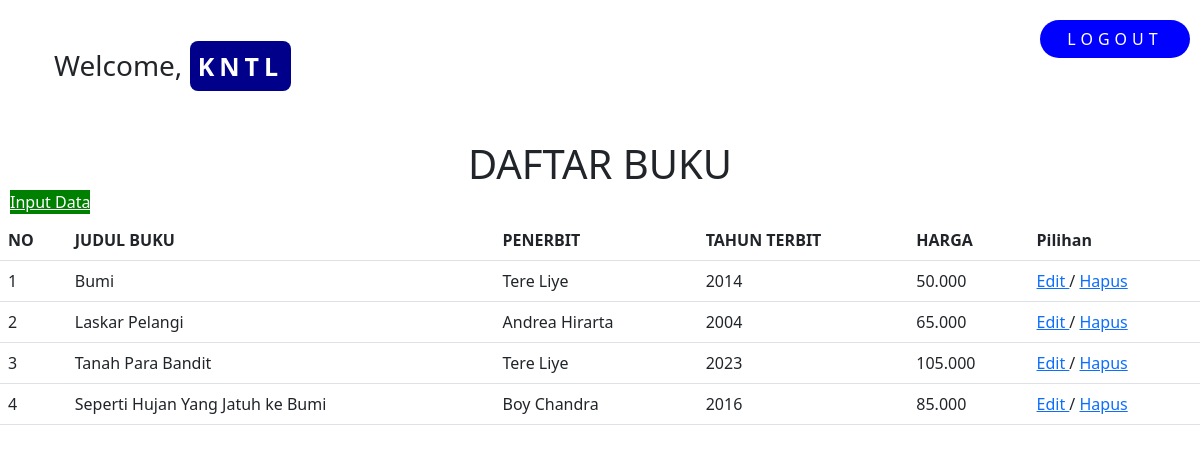
The app's page /viewbuku.php (signed in) with its own data.
### tables this page shows
CREATE TABLE `tbl_mahasiswa` (
  `npm` int(11) NOT NULL,
  `namaMhs` varchar(50) NOT NULL,
  `prodi` varchar(25) NOT NULL,
  `alamat` varchar(25) NOT NULL,
  `noHp` varchar(25) NOT NULL
);

### viewbuku.php (the view, shortened to what this page needs)
<?php
    include 'connection.php';
?>
<!doctype html>
<html lang="en">
<head>
  <link href="https://cdn.jsdelivr.net/npm/bootstrap@5.2.1/dist/css/bootstrap.min.css" rel="stylesheet"
>
    <link rel="stylesheet" href="https://cdn.jsdelivr.net/npm/bootstrap-icons@1.10.2/font/bootstrap-icons.css">
</head>
<body>
<div class="container">
<h3>Welcome,  <span><?=$_SESSION['name'];?></span></h3>
<a href="index.php" class="btn">LOGOUT</a>
</div>
<!DOCTYPE html>
<link href="https://cdn.jsdelivr.net/npm/bootstrap@5.0.2/dist/css/bootstrap.min.css" rel="stylesheet">
<html lang="en">
<head>
</head>
<body>
   <h1>DAFTAR BUKU</h1>
   <a href="inputbuku.php" class="btn1">Input Data</a>
   <br />
   <table class="table">
    <tr>
        <th>NO</th>
        <th>JUDUL BUKU</th>
        <th>PENERBIT</th>
        <th>TAHUN TERBIT</th>
        <th>HARGA</th>
        <th>Pilihan</th>
    </tr>
    <?php
    if(isset($_GET['cari'])){
        $cari = $_GET['cari'];
        $query = "SELECT * FROM tbl_mahasiswa WHERE namaMhs='$cari'";
    }else{
        $query = "SELECT * FROM tbl_mahasiswa ORDER BY npm ASC ";
    }
    $result = mysqli_query($conn,$query);
    while ($data = mysqli_fetch_assoc($result)) {
        echo "<tr>";
        echo "<td>$data[npm]</td>";
        echo "<td>$data[namaMhs]</td>";
        echo "<td>$data[prodi]</td>";
        echo "<td>$data[alamat]</td>";
        echo "<td>$data[noHp]</td>";
        echo '<td>
         <a href="editbuku.php?npm='.$data['npm'].'" >Edit </a> /
         <a href="hapusbuku.php?npm='.$data['npm'].'"
            onclick="return confirm(\'Anda Yakin Akan Menghapus Data?\')">Hapus</a>
        </td>';
        echo '</tr>';
        }
            ?>
        </table>
        <br><br>
    </body>
</html>

### viewbuku.php (style rules this page uses)
.container { min-height: 140px; width:200px; display: flex; justify-content: center; align-items: justify; flex-direction: column; padding: 8px; font-family: 'Segoe UI', Tahoma, Geneva, Verdana, sans-serif; }
.container span { background-color: darkblue; color: white; padding: 8px; margin: 5pxpx; border-radius: 8px; font-size: 25px; font-weight: 600; letter-spacing: 5px; text-transform: uppercase; }
.container .btn { margin-top: -30px; width: 150px; background-color: blue; color: white; font-weight: 500; letter-spacing: 5px; text-transform: uppercase; border-radius: 20px; }
.btn { position: fixed; top:50px; right:10px; }
.btn1 { position: fixed; top:200px; left:10px; margin-top: -10px; background-color: green; color: white; font-weight: 500; color: white; }
h1 { text-align: center; }

### records on screen
tbl_mahasiswa: npm "1", namaMhs "Bumi", prodi "Tere Liye", alamat "2014", noHp "50.000"
tbl_mahasiswa: npm "2", namaMhs "Laskar Pelangi", prodi "Andrea Hirarta", alamat "2004", noHp "65.000"
tbl_mahasiswa: npm "3", namaMhs "Tanah Para Bandit", prodi "Tere Liye", alamat "2023", noHp "105.000"
tbl_mahasiswa: npm "4", namaMhs "Seperti Hujan Yang Jatuh ke Bumi", prodi "Boy Chandra", alamat "2016", noHp "85.000"

### other values on screen
$_SESSION['name'] "KNTL"
